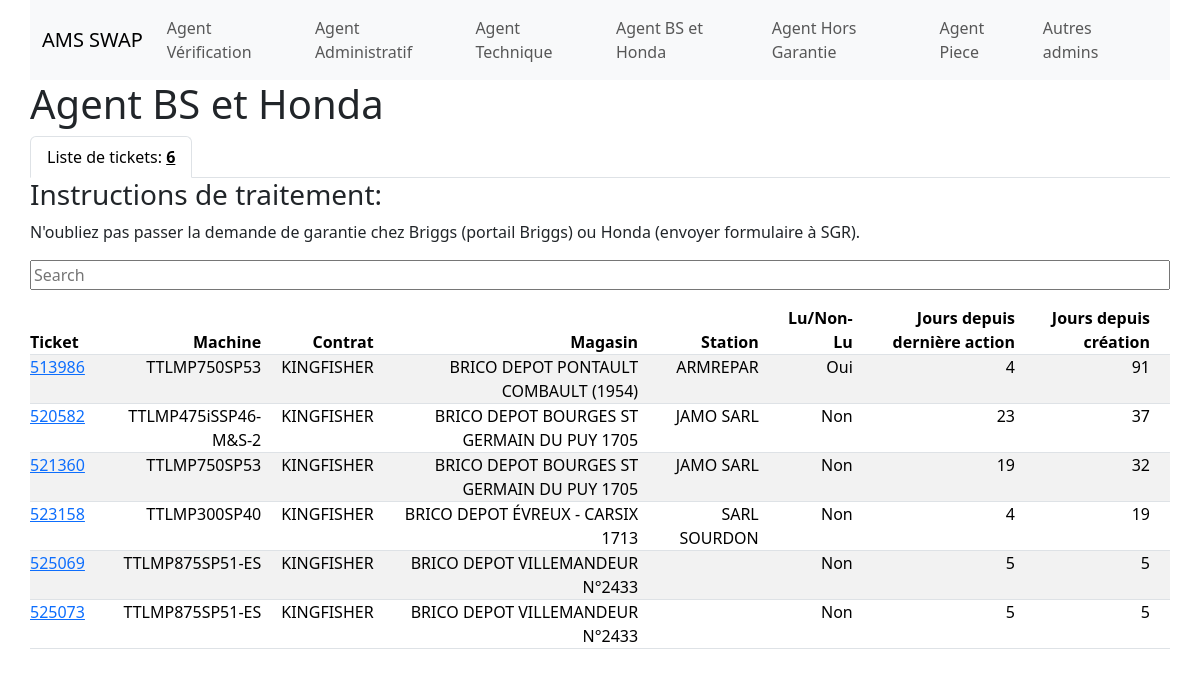
Page /agent_m on the committed database.
### tables this page shows
CREATE TABLE "tickets" (
"id" INTEGER,
  "creation_date" TEXT,
  "last_log_time" TEXT,
  "ref" TEXT,
  "id_arbo" INTEGER,
  "marque" TEXT,
  "id_status" INTEGER,
  "status" TEXT,
  "contrat" TEXT,
  "type_ticket" TEXT,
  "ticket_admin" TEXT,
  "read" INTEGER,
  "distributeur" TEXT,
  "station" TEXT,
  "code_barres" REAL,
  "date_achat" TEXT,
  "ticket_total_log_count" INTEGER,
  "ticket_log_count_today" INTEGER
);

### app.py (the view)
@app.route('/agent_m')
def agent_m():
    try:
        db, cursor = get_db()
        cursor.execute("SELECT id, ref, contrat, distributeur, station, read, last_log_time, creation_date FROM tickets WHERE ticket_admin == '05 - Agent Moteur BS/Honda' AND type_ticket !='Prise en charge Hors Garantie'")
        rows = cursor.fetchall()
        openTicketList = []
        tickets_to_list(openTicketList, rows)
        openTicketCounter = len(openTicketList)
        return render_template('agent_m.html',
                            openTicketList=openTicketList,openTicketCounter=openTicketCounter)
    except Exception as e:
        logging.exception("An error occurred in the 'agent_m' route: %s", str(e))
        return render_template('error.html', error_message=str(e))

### app.py (called while the page is built)
def get_db():
    if 'db' not in g:
        g.db = sqlite3.connect(DATABASE)
        g.cursor = g.db.cursor()
    return g.db, g.cursor

def calculate_days_since(date_str):
    date = datetime.strptime(date_str, '%d.%m.%Y')
    today = datetime.today()
    return (today - date).days

def tickets_to_list(ticket_list, rows):
    for row in rows:
                days_since_last_log = calculate_days_since(row[6])
                days_since_creation = calculate_days_since(row[7])
                ticket_data = {'id': row[0], 'ref': row[1], 'contrat': row[2], 'distributeur': row[3], 'station': row[4], 'read': row[5], 'days_since_last_log': days_since_last_log, 'days_since_creation': days_since_creation}
                ticket_list.append(ticket_data)
    return ticket_list

@app.before_request
def before_request():
    get_db()

@app.teardown_request
def teardown_request(exception=None):
    close_db()

### templates/agent_m.html (shortened to what this page needs)
{% extends "layout.html" %}
{% block main %}
<section>
    <h1>Agent BS et Honda</h1>
    <ul class="nav nav-tabs" id="myTab" role="tablist">
        <li class="nav-item" role="presentation">
          <button class="nav-link active" id="station_transport-tab" data-bs-toggle="tab" data-bs-target="#station_transport-tab-pane" type="button" role="tab" aria-controls="station_transport-tab-pane" aria-selected="true">Liste de tickets: <span class="bold">{{ openTicketCounter }}</span></button>
        </li>
    </ul>
    <div class="tab-content" id="myTabContent">
        <div class="tab-pane fade show active" id="station_transport-tab-pane" role="tabpanel" aria-labelledby="station_transport-tab" tabindex="0">
            <h3>Instructions de traitement:</h3>
            <p>N'oubliez pas passer la demande de garantie chez Briggs (portail Briggs) ou Honda (envoyer formulaire à SGR). </p>
            <div>
                <input class="searchInput input-group mb-3" data-table-id="sortableTable1" type="search" placeholder="Search" aria-label="Search" aria-target="sortableTable1">
            </div>
            <table class="table table-striped sortTable" id="sortableTable1">
                <thead>
                    <tr>
                        <th class="text-start" data-type="number">Ticket</th>
                        <th class="text-end">Machine</th>
                        <th class="text-end">Contrat</th>
                        <th class="text-end">Magasin</th>
                        <th class="text-end">Station</th>
                        <th class="text-end">Lu/Non-Lu</th>
                        <th class="text-end" data-type="number">Jours depuis dernière action</th>
                        <th class="text-end" data-type="number">Jours depuis création</th>
                    </tr>
                </thead>
                <tbody>
                    {% for ticket in openTicketList %}
                    <tr>
                        <td class="text-start">
                            <a class="ticket_link" href="https://services.swap-europe.com/{{ticket['id']}}" target="_blank" rel="noopener noreferrer">{{ ticket['id'] }}</a>
                        </td>
                        <td class="text-end">
                            {{ ticket['ref'] }}
                        </td>
                        <td class="text-end">
                            {{ ticket['contrat'] }}
                        </td>
                        <td class="text-end">
                            {% if ticket['distributeur'] %}
                            {{ ticket['distributeur'] }}
                            {% endif %}
                        </td>
                        <td class="text-end">
                            {% if ticket['station'] %}
                            {{ ticket['station'] }}
                            {% endif %}
                        </td>
                        <td class="text-end">
                            {% if ticket['read'] == 1 %}
                                Oui
                            {% elif ticket['read'] == 0 %}
                                Non
                            {% else %}
                                Error!
                            {% endif %}
                        </td>
                        <td class="text-end">
                            {{ ticket['days_since_last_log'] }}
                        </td>
                        <td class="text-end">
                            {{ ticket['days_since_creation'] }}
                        </td>
                    </tr>
                    {% endfor %}
                </tbody>
            </table>
        </div>
    </div>
</section>
{% endblock %}

### static/css/styles.css (style rules this page uses)
ul { list-style-type: none; margin-block-end:0; }
html { margin: auto; width: 95%; }
.bold { font-weight: 700; text-decoration: underline; }
.table>:not(caption)>*>* { padding: 0 0; padding-right: 20px; }
th { cursor: pointer; }

### rows in the picture
tickets: id "513986", ref "TTLMP750SP53", contrat "KINGFISHER", distributeur "BRICO DEPOT PONTAULT COMBAULT (1954)", station "ARMREPAR", read "Oui", days_since_last_log "4", days_since_creation "91"
tickets: id "520582", ref "TTLMP475iSSP46-M&S-2", contrat "KINGFISHER", distributeur "BRICO DEPOT BOURGES ST GERMAIN DU PUY 1705", station "JAMO SARL", read "Non", days_since_last_log "23", days_since_creation "37"
tickets: id "521360", ref "TTLMP750SP53", contrat "KINGFISHER", distributeur "BRICO DEPOT BOURGES ST GERMAIN DU PUY 1705", station "JAMO SARL", read "Non", days_since_last_log "19", days_since_creation "32"
tickets: id "523158", ref "TTLMP300SP40", contrat "KINGFISHER", distributeur "BRICO DEPOT ÉVREUX - CARSIX 1713", station "SARL SOURDON", read "Non", days_since_last_log "4", days_since_creation "19"
tickets: id "525069", ref "TTLMP875SP51-ES", contrat "KINGFISHER", distributeur "BRICO DEPOT VILLEMANDEUR N°2433", read "Non", days_since_last_log "5", days_since_creation "5"
tickets: id "525073", ref "TTLMP875SP51-ES", contrat "KINGFISHER", distributeur "BRICO DEPOT VILLEMANDEUR N°2433", read "Non", days_since_last_log "5", days_since_creation "5"

### other values in the picture
{{ openTicketCounter }} "6"
